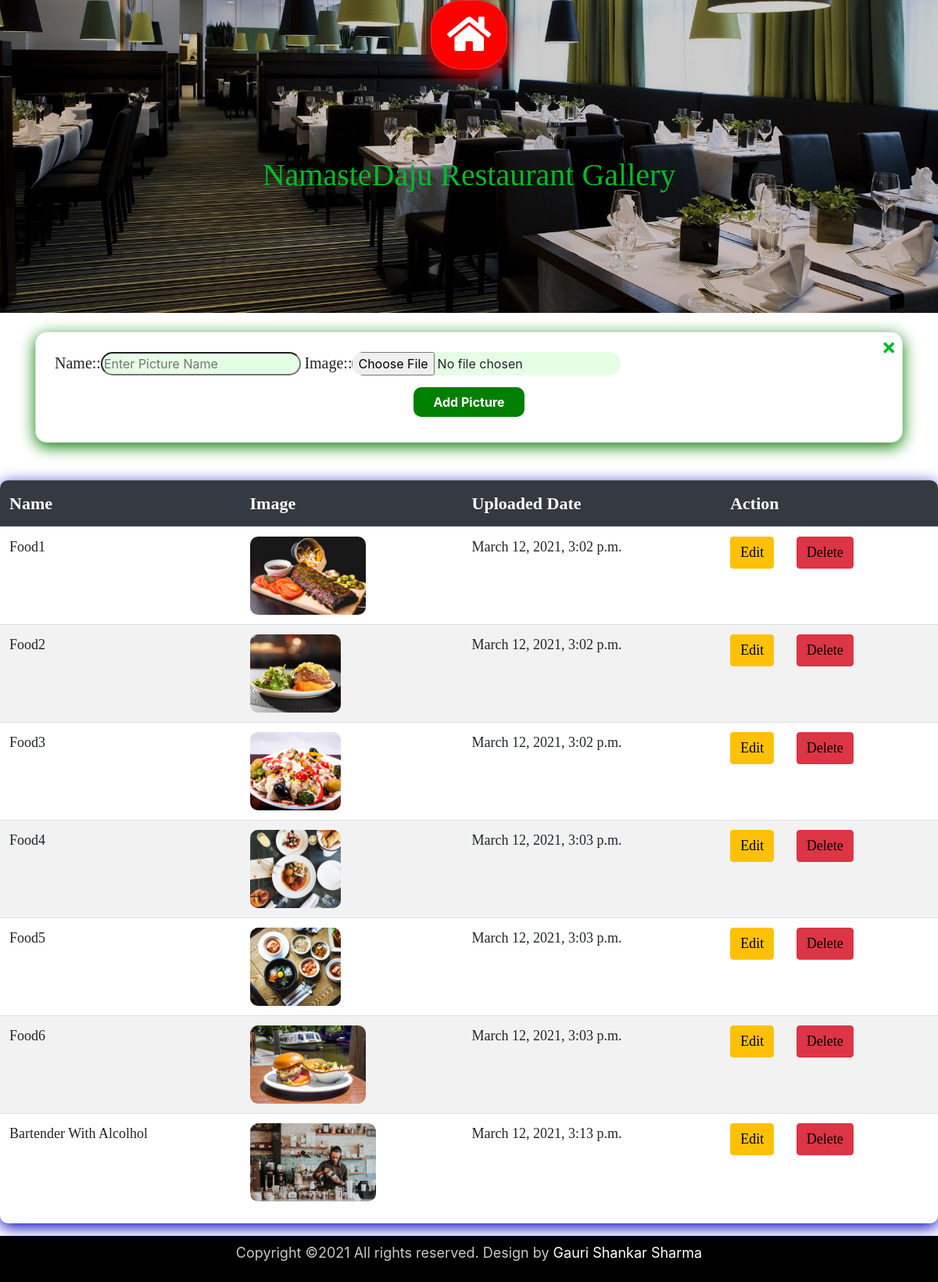
The page /Nd/ad_gallery on the database its author committed.
### Nd/models.py (models this page shows, shortened)
class Gallery(models.Model):
    name = models.CharField(max_length=50, validators=[validators.MinLengthValidator(2)])
    image = models.FileField(upload_to='static/images/uploads/gallery')
    uploaded_date = models.DateTimeField(auto_now_add=True)

### Nd/views.py (the view, shortened to what this page needs)
# urls.py: path('ad_gallery', views.ad_gallery),
def ad_gallery(request):
    dictionary = {'key': Gallery.objects.all(), 'form': GalleryForm, 'action': 'Add'}
    return render(request, 'Nd/AdGallery.html', dictionary)

### Nd/templates/Nd/AdGallery.html (shortened to what this page needs)
{% extends 'AdMain.html' %}
{% load bootstrap %}
{% load static %}
{% block css_link %}
    <link href="{% static 'css/AdNavbar.css' %}" rel="stylesheet" type="text/css"/>
    <link href="{% static 'css/AdGallery.css' %}" rel="stylesheet" type="text/css"/>
{% endblock %}
{% block content %}
    {% include 'AdNavbar.html' %}
    <div class="container-fluid d-flex flex-column px-0" id="AdGallery">
        <div class="container-fluid d-flex justify-content-center pb-sm-5" id="AGH">
          <h1>NamasteDaju Restaurant Gallery</h1>
        </div>
        <div class="container d-flex justify-content-end pb-4">
        </div>
        <div class="container mb-5" id="Form">
            <div class="card p-4" id="Card">
                <span class="fa fa-times" onclick="hide()" id="Cs"></span>
                <form class="form" method="POST" enctype="multipart/form-data">
                    {{ form | bootstrap_horizontal }}
                    <div class="d-flex justify-content-center py-2">
                        <button type="submit" class="btn px-4">{{action}} Picture</button>
                    </div>
                </form>
            </div>
        </div>
        <div class="table-responsive" id="Table">
            <table class="table table-striped" id="Images">
                <thead class="thead-dark">
                    <tr>
                        <th>Name</th>
                        <th>Image</th>
                        <th>Uploaded Date</th>
                        <th>Action</th>
                    </tr>
                </thead>
                <tbody>
                    <tr>
                        {% for i in key %}
                        <tr>
                            <td>{{i.name}}</td>
                            <td><img src="/{{i.image}}"/></td>
                            <td>{{i.uploaded_date}}</td>
                            <td>
                                <a href="/Nd/updatepicture/{{i.id}}" class="btn btn-warning mr-4">Edit</a>
                                <a href="/Nd/deletepicture/{{i.id}}" class="btn btn-danger" onclick="return confirm('Are you sure want to delete this picture?')">Delete</a>
                            </td>
                        </tr>
                        {% endfor %}
                    </tr>
                </tbody>
            </table>
        </div>
    </div>
    <div class="container-fluid d-flex justify-content-center py-2 mt-3" id="Copyright">
        <p>Copyright ©2021 All rights reserved. Design by <a href="#">Gauri Shankar Sharma</a></p>
    </div>
{% endblock %}

### static/css/AdGallery.css (style rules this page uses)
#Cs { color: rgb(0, 187, 40); font-size: 20px; position: absolute; top: 10px; right: 10px; z-index: 1000; }
#AGH { height: 400px; background-image: linear-gradient( rgba(0, 0, 0, 0.2), rgba(0, 0, 0, 0.2) ) ,url("../images/admin/b.jpg"); background-position: center; background-repeat: no-repeat; background-size: cover; }
#AGH h1 { margin-top: 200px; color: rgb(0, 187, 40); font-family: 'Times New Roman', Times, serif; }
#Card { border-radius: 15px; box-shadow: 0px 5px 20px green; }
#Card label { font-size: 20px; font-family: 'Times New Roman', Times, serif; }
#Card input { background-image: linear-gradient( rgba(0, 255, 0, 0.1), rgba(0, 255, 0, 0.1) ); border-radius: 15px; }
#Card button, #AGB { color: white; font-weight: bold; background-color:green; border-radius: 10px; }
#Table { border-radius: 10px; box-shadow: 0px 5px 20px rgb(0, 0, 187); }
#Table h1, th, td { font-family: 'Times New Roman', Times, serif; }
#Table th { font-size: 22px; }
#Table td { font-size: 18px; }
#Table td a { color: black; font-size: 18px; }
#Table img { height: 100px; border-radius: 10px; }
#Copyright { background-color: black; }
#Copyright p { font-size: 18px; color: #c9c9c9; }
#Copyright p a { color: white; text-decoration: none; }

### rows shown on the page
Gallery: name "Food1", image (picture), uploaded_date "March 12, 2021, 3:02 p.m."
Gallery: name "Food2", image (picture), uploaded_date "March 12, 2021, 3:02 p.m."
Gallery: name "Food3", image (picture), uploaded_date "March 12, 2021, 3:02 p.m."
Gallery: name "Food4", image (picture), uploaded_date "March 12, 2021, 3:03 p.m."
Gallery: name "Food5", image (picture), uploaded_date "March 12, 2021, 3:03 p.m."
Gallery: name "Food6", image (picture), uploaded_date "March 12, 2021, 3:03 p.m."
Gallery: name "Bartender With Alcolhol", image (picture), uploaded_date "March 12, 2021, 3:13 p.m."

### other values the page prints
{{ action }} "Add"
